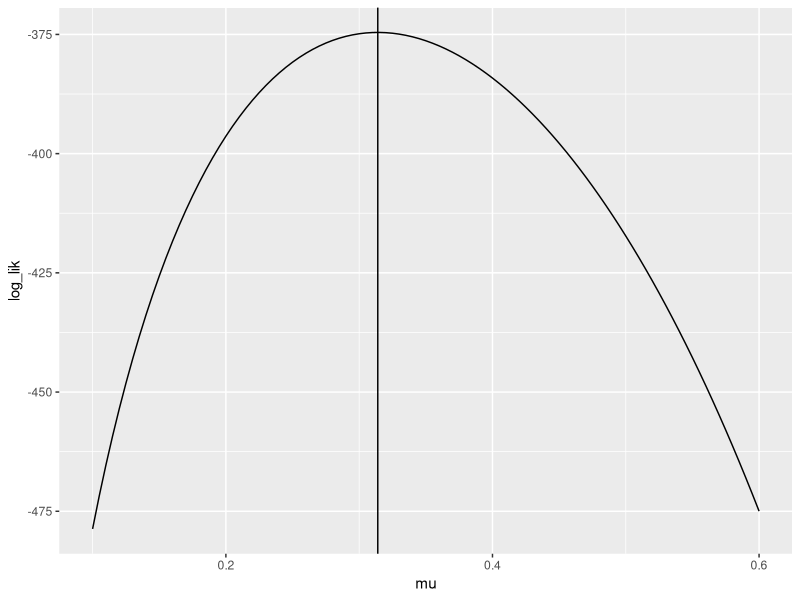
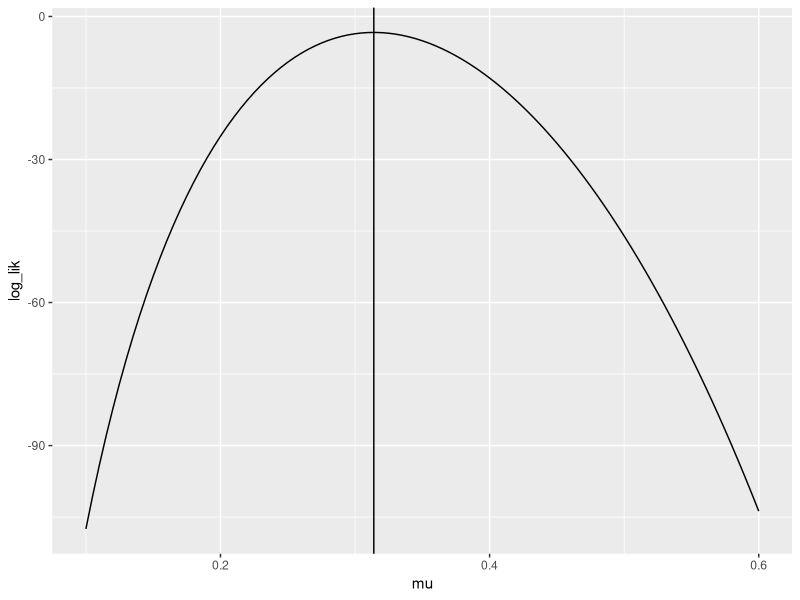
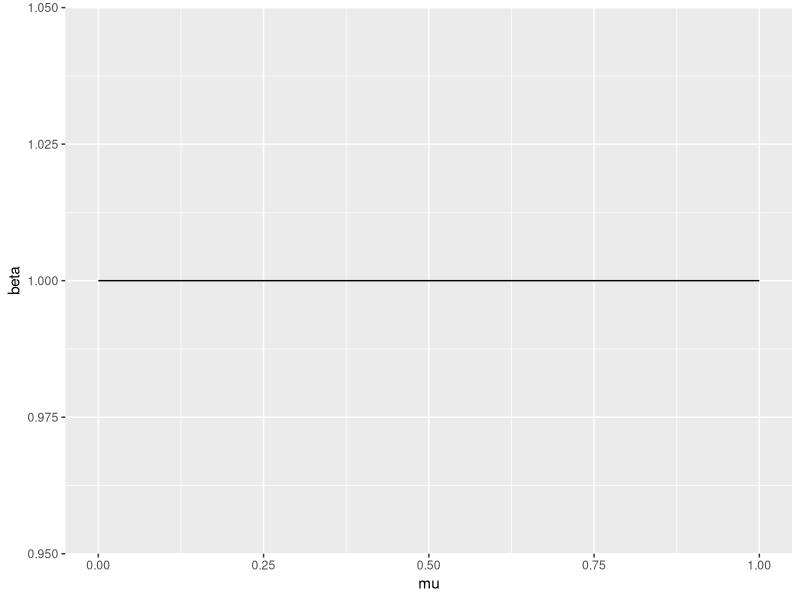

Write the R code that produced these figures, in order.
## ---- chunk 1
knitr::opts_chunk$set(echo = TRUE)
## ---- chunk 2
library(tidyverse)
## ---- chunk 3
player_hits <- 189
player_atbats <- 602
## ---- chunk 4
player_mle <- player_hits / player_atbats
player_mle
## ---- chunk 5
tibble::tibble(
  mu = seq(0.1, 0.6, length.out = 101)
) %>% 
  mutate(log_lik = log(mu)*player_hits + log(1-mu)*(player_atbats - player_hits)) %>%
  ggplot(mapping = aes(x = mu, y = log_lik)) +
  geom_line() + 
  geom_vline(xintercept = player_mle)
## ---- chunk 6
my_example_function <- function(input_1, input_2)
{
  ### PERFORM ACTIONS
  
  ### return objects with return()
}
## ---- chunk 7
log_binom_pmf_unnorm <- function(events, observations, mu)
{
  log(mu)*events + log(1-mu)*(observations - events)
}
## ---- chunk 8
log_binom_pmf <- function(events, observations, mu)
{
  # 
  lchoose(observations, events) + log(mu)*events + log(1-mu)*(observations - events)
}
## ---- chunk 9
tibble::tibble(
  mu = seq(0.1, 0.6, length.out = 101)
) %>% 
  mutate(log_lik = log_binom_pmf(player_hits, player_atbats, mu)) %>%
  ggplot(mapping = aes(x = mu, y = log_lik)) +
  geom_line() +
  geom_vline(xintercept = player_mle)
## ---- chunk 10
# calculate the log likelihood of the outcome given a true probability of .3
log_likelihood <- log_binom_pmf(events = player_hits, observations = player_atbats, mu = .3)
# transform to probability
exp(log_likelihood)
## ---- chunk 11
dbinom(x = player_hits, size = player_atbats, prob = 0.3)
## ---- chunk 12
coin_probs <- dbinom(x = 0:5, size = 11, prob = 0.25)

# print to screen
coin_probs

# length?
length(coin_probs)
## ---- chunk 13
sum_dbinom_result <- sum(coin_probs)
sum_dbinom_result
## ---- chunk 14
pbinom_result <- pbinom(q = 5, size = 11, prob = 0.25)
pbinom_result
## ---- chunk 15
prob_02g = 0.3
prob_lt_175 <- pbinom(q = 174, size = 602, prob = prob_02g)
prob_195 <- pbinom(q = 195, size = 602, prob = prob_02g)
prob_175_195 <- prob_195 - prob_lt_175
prob_175_195
## ---- chunk 16
prob_lt_165 <- pbinom(q = 164, size = 602, prob = prob_02g)
prob_205 <- pbinom(q = 205, size = 602, prob = prob_02g)
prob_165_205 <- prob_205 - prob_lt_165
prob_165_205
## ---- chunk 17
m_small <- 0
N_small <- 7

m_medium <- 9
N_medium <- 100

m_big <- 103
N_big <- 1000
## ---- chunk 18
a_vague <- 1
b_vague <- 1

a_inform <- 4.28
b_inform <- 48.63
## ---- chunk 19
tibble::tibble(
  mu = seq(0, 1, length.out = 1000)
) %>% 
  mutate(beta = dbeta(mu, shape1 = a_vague, shape2 = b_vague)) %>%
  ggplot(mapping = aes(x = mu, y = beta)) +
  geom_line()
## ---- chunk 20
mn <- c(
  small = c(m = m_small, N = N_small),
  medium = c(m = m_medium, N = N_medium),
  big = c(m = m_big, N = N_big)
)

priors <- c(
  vague = c(a = a_vague, b = b_vague),
  inform = c(a = a_inform, b = b_inform)
)

dataset_size <- c("small", "medium", "big")
prior_type <- c("vague", "inform")

df_4 <- expand_grid(dataset_size, prior_type) %>%
  mutate(m = mn[paste(dataset_size, ".m", sep = "")]) %>%
  mutate(N = mn[paste(dataset_size, ".N", sep = "")]) %>%
  mutate(a = priors[paste(prior_type, ".a", sep = "")]) %>%
  mutate(b = priors[paste(prior_type, ".b", sep = "")]) %>%
  mutate(a_new = a + m) %>%
  mutate(b_new = b +(N - m))
df_4

## ---- chunk 21
df_5 <- df_4 %>%
  mutate(posterior_mean = a_new / (a_new + b_new)) %>%
  mutate(posterior_mode = (a_new - 1)/(a_new + b_new - 2)) %>%
  mutate(percentile_05 = qbeta(.05, shape1 = a_new, shape2 = b_new)) %>%
  mutate(percentile_95 = qbeta(.95, shape1 = a_new, shape2= b_new))
df_5
